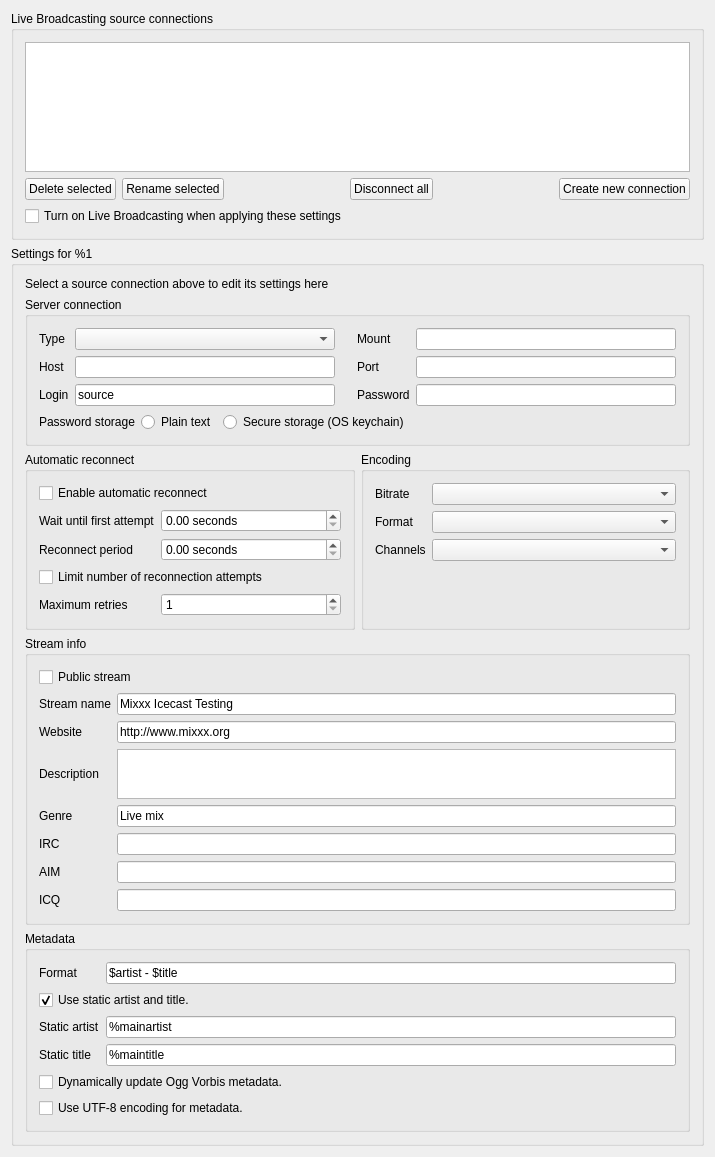
<?xml version="1.0" encoding="UTF-8"?>
<ui version="4.0">
 <class>DlgPrefBroadcastDlg</class>
 <widget class="QWidget" name="DlgPrefBroadcastDlg">
  <property name="geometry">
   <rect>
    <x>0</x>
    <y>0</y>
    <width>715</width>
    <height>1012</height>
   </rect>
  </property>
  <property name="windowTitle">
   <string>Live Broadcasting Preferences</string>
  </property>
  <layout class="QGridLayout" rowstretch="0,0,0,0,0,0,0">
   <item row="0" column="0" colspan="2">
    <widget class="QGroupBox" name="groupBoxProfiles">
     <property name="title">
      <string>Live Broadcasting source connections</string>
     </property>
     <layout class="QVBoxLayout" name="verticalLayout_7">
      <item>
       <widget class="QTableView" name="connectionList">
        <property name="minimumSize">
         <size>
          <width>0</width>
          <height>130</height>
         </size>
        </property>
        <property name="accessibleName">
         <string>Live broadcasting connections</string>
        </property>
        <property name="styleSheet">
         <string notr="true"/>
        </property>
        <property name="selectionMode">
         <enum>QAbstractItemView::SingleSelection</enum>
        </property>
        <property name="selectionBehavior">
         <enum>QAbstractItemView::SelectRows</enum>
        </property>
        <property name="showGrid">
         <bool>true</bool>
        </property>
        <property name="gridStyle">
         <enum>Qt::NoPen</enum>
        </property>
        <attribute name="horizontalHeaderHighlightSections">
         <bool>true</bool>
        </attribute>
        <attribute name="horizontalHeaderStretchLastSection">
         <bool>true</bool>
        </attribute>
        <attribute name="verticalHeaderVisible">
         <bool>false</bool>
        </attribute>
        <attribute name="verticalHeaderHighlightSections">
         <bool>false</bool>
        </attribute>
       </widget>
      </item>
      <item>
       <layout class="QGridLayout" name="gridLayout_4">
        <item row="0" column="0">
         <widget class="QPushButton" name="btnRemoveConnection">
          <property name="text">
           <string>Delete selected</string>
          </property>
         </widget>
        </item>
        <item row="0" column="3">
         <widget class="QPushButton" name="btnDisconnectAll">
          <property name="text">
           <string>Disconnect all</string>
          </property>
         </widget>
        </item>
        <item row="0" column="4">
         <spacer name="horizontalSpacer_3">
          <property name="orientation">
           <enum>Qt::Horizontal</enum>
          </property>
          <property name="sizeHint" stdset="0">
           <size>
            <width>40</width>
            <height>20</height>
           </size>
          </property>
         </spacer>
        </item>
        <item row="0" column="5">
         <widget class="QPushButton" name="btnCreateConnection">
          <property name="text">
           <string>Create new connection</string>
          </property>
         </widget>
        </item>
        <item row="0" column="2">
         <spacer name="horizontalSpacer">
          <property name="orientation">
           <enum>Qt::Horizontal</enum>
          </property>
          <property name="sizeType">
           <enum>QSizePolicy::Expanding</enum>
          </property>
          <property name="sizeHint" stdset="0">
           <size>
            <width>40</width>
            <height>20</height>
           </size>
          </property>
         </spacer>
        </item>
        <item row="0" column="1">
         <widget class="QPushButton" name="btnRenameConnection">
          <property name="text">
           <string>Rename selected</string>
          </property>
         </widget>
        </item>
       </layout>
      </item>
      <item>
       <widget class="QCheckBox" name="connectOnApply">
        <property name="text">
         <string>Turn on Live Broadcasting when applying these settings</string>
        </property>
        <property name="checked">
         <bool>false</bool>
        </property>
       </widget>
      </item>
     </layout>
    </widget>
   </item>
   <item row="2" column="0" colspan="2">
    <widget class="QGroupBox" name="groupBoxProfileSettings">
     <property name="title">
      <string>Settings for %1</string>
     </property>
     <layout class="QGridLayout" name="gridLayout_8">
      <item row="2" column="0">
       <widget class="QGroupBox" name="groupBoxAutomaticReconnect">
        <property name="title">
         <string>Automatic reconnect</string>
        </property>
        <layout class="QVBoxLayout" name="verticalLayout_3">
         <item>
          <layout class="QVBoxLayout" name="verticalLayout_5">
           <item>
            <widget class="QCheckBox" name="checkBoxEnableReconnect">
             <property name="toolTip">
              <string>Reconnect if the connection to the streaming server is lost.</string>
             </property>
             <property name="text">
              <string>Enable automatic reconnect</string>
             </property>
            </widget>
           </item>
           <item>
            <widget class="QWidget" name="widgetReconnectControls" native="true">
             <layout class="QGridLayout" name="gridLayout_5">
              <property name="margin">
               <number>0</number>
              </property>
              <item row="0" column="0">
               <layout class="QGridLayout" name="gridLayout_2">
                <item row="1" column="0">
                 <widget class="QLabel" name="label_18">
                  <property name="text">
                   <string>Reconnect period</string>
                  </property>
                  <property name="buddy">
                   <cstring>spinBoxReconnectPeriod</cstring>
                  </property>
                 </widget>
                </item>
                <item row="1" column="1">
                 <widget class="QDoubleSpinBox" name="spinBoxReconnectPeriod">
                  <property name="toolTip">
                   <string>Time to wait between two reconnection attempts.</string>
                  </property>
                  <property name="suffix">
                   <string> seconds</string>
                  </property>
                  <property name="decimals">
                   <number>2</number>
                  </property>
                  <property name="maximum">
                   <double>3600.000000000000000</double>
                  </property>
                 </widget>
                </item>
                <item row="3" column="1">
                 <widget class="QSpinBox" name="spinBoxMaximumRetries">
                  <property name="sizePolicy">
                   <sizepolicy hsizetype="Expanding" vsizetype="Fixed">
                    <horstretch>0</horstretch>
                    <verstretch>0</verstretch>
                   </sizepolicy>
                  </property>
                  <property name="minimum">
                   <number>1</number>
                  </property>
                  <property name="maximum">
                   <number>100</number>
                  </property>
                 </widget>
                </item>
                <item row="3" column="0">
                 <widget class="QLabel" name="label_17">
                  <property name="text">
                   <string>Maximum retries</string>
                  </property>
                  <property name="buddy">
                   <cstring>spinBoxMaximumRetries</cstring>
                  </property>
                 </widget>
                </item>
                <item row="2" column="0" colspan="2">
                 <widget class="QCheckBox" name="checkBoxLimitReconnects">
                  <property name="toolTip">
                   <string comment="Uncheck for unlimited reconnect attempts."/>
                  </property>
                  <property name="text">
                   <string>Limit number of reconnection attempts</string>
                  </property>
                 </widget>
                </item>
                <item row="0" column="1">
                 <widget class="QDoubleSpinBox" name="spinBoxFirstDelay">
                  <property name="toolTip">
                   <string>Time to wait before the first reconnection attempt is made.</string>
                  </property>
                  <property name="suffix">
                   <string> seconds</string>
                  </property>
                  <property name="maximum">
                   <double>3600.000000000000000</double>
                  </property>
                 </widget>
                </item>
                <item row="0" column="0">
                 <widget class="QLabel" name="label_19">
                  <property name="text">
                   <string>Wait until first attempt</string>
                  </property>
                  <property name="buddy">
                   <cstring>spinBoxFirstDelay</cstring>
                  </property>
                 </widget>
                </item>
               </layout>
              </item>
             </layout>
            </widget>
           </item>
          </layout>
         </item>
        </layout>
       </widget>
      </item>
      <item row="2" column="1">
       <widget class="QGroupBox" name="groupBoxEncoding">
        <property name="title">
         <string>Encoding</string>
        </property>
        <layout class="QVBoxLayout" name="verticalLayout_4">
         <item>
          <layout class="QGridLayout" name="gridLayout_3">
           <item row="1" column="0">
            <widget class="QLabel" name="label_8">
             <property name="text">
              <string>Format</string>
             </property>
             <property name="buddy">
              <cstring>comboBoxEncodingFormat</cstring>
             </property>
            </widget>
           </item>
           <item row="0" column="0">
            <widget class="QLabel" name="label_4">
             <property name="sizePolicy">
              <sizepolicy hsizetype="Preferred" vsizetype="Preferred">
               <horstretch>0</horstretch>
               <verstretch>0</verstretch>
              </sizepolicy>
             </property>
             <property name="text">
              <string>Bitrate</string>
             </property>
             <property name="buddy">
              <cstring>comboBoxEncodingBitrate</cstring>
             </property>
            </widget>
           </item>
           <item row="2" column="0">
            <widget class="QLabel" name="label_9">
             <property name="frameShape">
              <enum>QFrame::NoFrame</enum>
             </property>
             <property name="lineWidth">
              <number>1</number>
             </property>
             <property name="text">
              <string>Channels</string>
             </property>
             <property name="textFormat">
              <enum>Qt::AutoText</enum>
             </property>
             <property name="scaledContents">
              <bool>false</bool>
             </property>
             <property name="buddy">
              <cstring>comboBoxEncodingChannels</cstring>
             </property>
            </widget>
           </item>
           <item row="2" column="1">
            <widget class="QComboBox" name="comboBoxEncodingChannels">
             <property name="sizePolicy">
              <sizepolicy hsizetype="Expanding" vsizetype="Fixed">
               <horstretch>0</horstretch>
               <verstretch>0</verstretch>
              </sizepolicy>
             </property>
             <property name="maximumSize">
              <size>
               <width>16777215</width>
               <height>16777215</height>
              </size>
             </property>
            </widget>
           </item>
           <item row="1" column="1">
            <widget class="QComboBox" name="comboBoxEncodingFormat">
             <property name="sizePolicy">
              <sizepolicy hsizetype="Expanding" vsizetype="Fixed">
               <horstretch>0</horstretch>
               <verstretch>0</verstretch>
              </sizepolicy>
             </property>
            </widget>
           </item>
           <item row="0" column="1">
            <widget class="QComboBox" name="comboBoxEncodingBitrate">
             <property name="sizePolicy">
              <sizepolicy hsizetype="Expanding" vsizetype="Fixed">
               <horstretch>0</horstretch>
               <verstretch>0</verstretch>
              </sizepolicy>
             </property>
            </widget>
           </item>
           <item row="3" column="1">
            <spacer name="verticalSpacer_2">
             <property name="orientation">
              <enum>Qt::Vertical</enum>
             </property>
             <property name="sizeHint" stdset="0">
              <size>
               <width>20</width>
               <height>40</height>
              </size>
             </property>
            </spacer>
           </item>
          </layout>
         </item>
        </layout>
       </widget>
      </item>
      <item row="4" column="0" colspan="2">
       <widget class="QGroupBox" name="groupBoxMetadata">
        <property name="title">
         <string>Metadata</string>
        </property>
        <property name="flat">
         <bool>false</bool>
        </property>
        <layout class="QVBoxLayout" name="verticalLayout">
         <item>
          <layout class="QGridLayout" name="gridLayout_1">
           <item row="0" column="0">
            <widget class="QLabel" name="label_16">
             <property name="text">
              <string>Format</string>
             </property>
             <property name="buddy">
              <cstring>metadata_format</cstring>
             </property>
            </widget>
           </item>
           <item row="0" column="1">
            <widget class="QLineEdit" name="metadata_format">
             <property name="toolTip">
               <string>Available fields: $artist, $title, $year, $album, $genre, $bpm</string>
             </property>
             <property name="text">
              <string notr="true">$artist - $title</string>
             </property>
            </widget>
           </item>
           <item row="2" column="0">
            <widget class="QLabel" name="label_14">
             <property name="text">
              <string>Static artist</string>
             </property>
             <property name="buddy">
              <cstring>custom_artist</cstring>
             </property>
            </widget>
           </item>
           <item row="2" column="1">
            <widget class="QLineEdit" name="custom_artist">
             <property name="text">
              <string notr="true">%mainartist</string>
             </property>
            </widget>
           </item>
           <item row="3" column="0">
            <widget class="QLabel" name="label_15">
             <property name="text">
              <string>Static title</string>
             </property>
             <property name="buddy">
              <cstring>custom_title</cstring>
             </property>
            </widget>
           </item>
           <item row="3" column="1">
            <widget class="QLineEdit" name="custom_title">
             <property name="text">
              <string notr="true">%maintitle</string>
             </property>
            </widget>
           </item>
           <item row="1" column="0" colspan="2">
            <widget class="QCheckBox" name="enableCustomMetadata">
             <property name="text">
              <string>Use static artist and title.</string>
             </property>
             <property name="checked">
              <bool>true</bool>
             </property>
            </widget>
           </item>
           <item row="4" column="0" colspan="2">
            <widget class="QCheckBox" name="ogg_dynamicupdate">
             <property name="sizePolicy">
              <sizepolicy hsizetype="Preferred" vsizetype="Fixed">
               <horstretch>0</horstretch>
               <verstretch>0</verstretch>
              </sizepolicy>
             </property>
             <property name="toolTip">
              <string>Due to flaws in some streaming clients, updating Ogg Vorbis metadata dynamically can cause listener glitches and disconnections. Check this box to update the metadata anyway.</string>
             </property>
             <property name="text">
              <string>Dynamically update Ogg Vorbis metadata.</string>
             </property>
            </widget>
           </item>
           <item row="5" column="0" colspan="2">
            <widget class="QCheckBox" name="enableUtf8Metadata">
             <property name="text">
              <string>Use UTF-8 encoding for metadata.</string>
             </property>
            </widget>
           </item>
           <item row="6" column="1">
            <spacer name="verticalSpacer_3">
             <property name="orientation">
              <enum>Qt::Vertical</enum>
             </property>
             <property name="sizeHint" stdset="0">
              <size>
               <width>20</width>
               <height>40</height>
              </size>
             </property>
            </spacer>
           </item>
          </layout>
         </item>
        </layout>
       </widget>
      </item>
      <item row="3" column="0" colspan="2">
       <widget class="QGroupBox" name="groupBoxStreamInfo">
        <property name="minimumSize">
         <size>
          <width>300</width>
          <height>0</height>
         </size>
        </property>
        <property name="title">
         <string>Stream info</string>
        </property>
        <layout class="QVBoxLayout" name="verticalLayout_2">
         <item>
          <layout class="QGridLayout">
           <item row="7" column="0">
            <widget class="QLabel" name="stream_ICQ_label">
             <property name="text">
              <string>ICQ</string>
             </property>
             <property name="buddy">
              <cstring>stream_ICQ</cstring>
             </property>
            </widget>
           </item>
           <item row="6" column="0">
            <widget class="QLabel" name="stream_AIM_label">
             <property name="text">
              <string>AIM</string>
             </property>
             <property name="buddy">
              <cstring>stream_AIM</cstring>
             </property>
            </widget>
           </item>
           <item row="1" column="1">
            <widget class="QLineEdit" name="stream_name">
             <property name="sizePolicy">
              <sizepolicy hsizetype="Expanding" vsizetype="Fixed">
               <horstretch>0</horstretch>
               <verstretch>0</verstretch>
              </sizepolicy>
             </property>
             <property name="text">
              <string>Mixxx Icecast Testing</string>
             </property>
            </widget>
           </item>
           <item row="1" column="0">
            <widget class="QLabel" name="label_10">
             <property name="sizePolicy">
              <sizepolicy hsizetype="Preferred" vsizetype="Preferred">
               <horstretch>0</horstretch>
               <verstretch>0</verstretch>
              </sizepolicy>
             </property>
             <property name="text">
              <string>Stream name</string>
             </property>
             <property name="buddy">
              <cstring>stream_name</cstring>
             </property>
            </widget>
           </item>
           <item row="2" column="0">
            <widget class="QLabel" name="label_11">
             <property name="sizePolicy">
              <sizepolicy hsizetype="Preferred" vsizetype="Preferred">
               <horstretch>0</horstretch>
               <verstretch>0</verstretch>
              </sizepolicy>
             </property>
             <property name="text">
              <string>Website</string>
             </property>
             <property name="buddy">
              <cstring>stream_website</cstring>
             </property>
            </widget>
           </item>
           <item row="2" column="1">
            <widget class="QLineEdit" name="stream_website">
             <property name="sizePolicy">
              <sizepolicy hsizetype="Expanding" vsizetype="Fixed">
               <horstretch>0</horstretch>
               <verstretch>0</verstretch>
              </sizepolicy>
             </property>
             <property name="text">
              <string>http://www.mixxx.org</string>
             </property>
            </widget>
           </item>
           <item row="3" column="0">
            <widget class="QLabel" name="label_12">
             <property name="sizePolicy">
              <sizepolicy hsizetype="Preferred" vsizetype="Preferred">
               <horstretch>0</horstretch>
               <verstretch>0</verstretch>
              </sizepolicy>
             </property>
             <property name="text">
              <string>Description</string>
             </property>
             <property name="buddy">
              <cstring>stream_desc</cstring>
             </property>
            </widget>
           </item>
           <item row="3" column="1">
            <widget class="QTextEdit" name="stream_desc">
             <property name="sizePolicy">
              <sizepolicy hsizetype="Expanding" vsizetype="Fixed">
               <horstretch>0</horstretch>
               <verstretch>0</verstretch>
              </sizepolicy>
             </property>
             <property name="minimumSize">
              <size>
               <width>0</width>
               <height>50</height>
              </size>
             </property>
             <property name="maximumSize">
              <size>
               <width>16777215</width>
               <height>50</height>
              </size>
             </property>
             <property name="tabChangesFocus">
              <bool>true</bool>
             </property>
             <property name="html">
              <string notr="true">&lt;!DOCTYPE HTML PUBLIC &quot;-//W3C//DTD HTML 4.0//EN&quot; &quot;http://www.w3.org/TR/REC-html40/strict.dtd&quot;&gt;
&lt;html&gt;&lt;head&gt;&lt;meta name=&quot;qrichtext&quot; content=&quot;1&quot; /&gt;&lt;style type=&quot;text/css&quot;&gt;
p, li { white-space: pre-wrap; }
&lt;/style&gt;&lt;/head&gt;&lt;body style=&quot; font-family:'.SF NS Text'; font-size:13pt; font-weight:400; font-style:normal;&quot;&gt;
&lt;p style=&quot; margin-top:0px; margin-bottom:0px; margin-left:0px; margin-right:0px; -qt-block-indent:0; text-indent:0px;&quot;&gt;&lt;span style=&quot; font-family:'Ubuntu'; font-size:10pt;&quot;&gt;  &lt;/span&gt;&lt;/p&gt;
&lt;p style=&quot;-qt-paragraph-type:empty; margin-top:0px; margin-bottom:0px; margin-left:0px; margin-right:0px; -qt-block-indent:0; text-indent:0px; font-family:'Lucida Grande';&quot;&gt;&lt;br /&gt;&lt;/p&gt;&lt;/body&gt;&lt;/html&gt;</string>
             </property>
            </widget>
           </item>
           <item row="4" column="0">
            <widget class="QLabel" name="label_13">
             <property name="sizePolicy">
              <sizepolicy hsizetype="Preferred" vsizetype="Preferred">
               <horstretch>0</horstretch>
               <verstretch>0</verstretch>
              </sizepolicy>
             </property>
             <property name="text">
              <string>Genre</string>
             </property>
             <property name="buddy">
              <cstring>stream_genre</cstring>
             </property>
            </widget>
           </item>
           <item row="4" column="1">
            <widget class="QLineEdit" name="stream_genre">
             <property name="sizePolicy">
              <sizepolicy hsizetype="Expanding" vsizetype="Fixed">
               <horstretch>0</horstretch>
               <verstretch>0</verstretch>
              </sizepolicy>
             </property>
             <property name="text">
              <string>Live mix</string>
             </property>
            </widget>
           </item>
           <item row="0" column="0" colspan="2">
            <widget class="QCheckBox" name="stream_public">
             <property name="text">
              <string>Public stream</string>
             </property>
            </widget>
           </item>
           <item row="5" column="0">
            <widget class="QLabel" name="stream_IRC_label">
             <property name="text">
              <string>IRC</string>
             </property>
             <property name="buddy">
              <cstring>stream_IRC</cstring>
             </property>
            </widget>
           </item>
           <item row="5" column="1">
            <widget class="QLineEdit" name="stream_IRC"/>
           </item>
           <item row="6" column="1">
            <widget class="QLineEdit" name="stream_AIM"/>
           </item>
           <item row="7" column="1">
            <widget class="QLineEdit" name="stream_ICQ"/>
           </item>
          </layout>
         </item>
        </layout>
       </widget>
      </item>
      <item row="0" column="0" colspan="2">
       <widget class="QLabel" name="labelHowtoSettings">
        <property name="text">
         <string>Select a source connection above to edit its settings here</string>
        </property>
       </widget>
      </item>
      <item row="1" column="0" colspan="2">
       <widget class="QGroupBox" name="groupBoxServerConnection">
        <property name="title">
         <string>Server connection</string>
        </property>
        <layout class="QGridLayout">
         <item row="0" column="0">
          <layout class="QGridLayout" name="gridLayoutSC">
           <item row="0" column="0">
            <widget class="QLabel" name="label">
             <property name="text">
              <string>Type</string>
             </property>
             <property name="buddy">
              <cstring>comboBoxServerType</cstring>
             </property>
            </widget>
           </item>
           <item row="0" column="1">
            <widget class="QComboBox" name="comboBoxServerType">
             <property name="sizePolicy">
              <sizepolicy hsizetype="Expanding" vsizetype="Fixed">
               <horstretch>0</horstretch>
               <verstretch>0</verstretch>
              </sizepolicy>
             </property>
            </widget>
           </item>
           <item row="0" column="2">
            <widget class="QWidget" name="widget" native="true">
             <property name="minimumSize">
              <size>
               <width>10</width>
               <height>0</height>
              </size>
             </property>
            </widget>
           </item>
           <item row="0" column="3">
            <widget class="QLabel" name="label_5">
             <property name="text">
              <string>Mount</string>
             </property>
             <property name="buddy">
              <cstring>mountpoint</cstring>
             </property>
            </widget>
           </item>
           <item row="0" column="4">
            <widget class="QLineEdit" name="mountpoint">
             <property name="text">
              <string notr="true"/>
             </property>
            </widget>
           </item>
           <item row="1" column="0">
            <widget class="QLabel" name="label_2">
             <property name="text">
              <string>Host</string>
             </property>
             <property name="buddy">
              <cstring>host</cstring>
             </property>
            </widget>
           </item>
           <item row="1" column="1">
            <widget class="QLineEdit" name="host">
             <property name="text">
              <string notr="true"/>
             </property>
            </widget>
           </item>
           <item row="1" column="3">
            <widget class="QLabel" name="label_3">
             <property name="text">
              <string>Port</string>
             </property>
             <property name="buddy">
              <cstring>port</cstring>
             </property>
            </widget>
           </item>
           <item row="1" column="4">
            <widget class="QLineEdit" name="port">
             <property name="sizePolicy">
              <sizepolicy hsizetype="Preferred" vsizetype="Fixed">
               <horstretch>0</horstretch>
               <verstretch>0</verstretch>
              </sizepolicy>
             </property>
             <property name="text">
              <string notr="true"/>
             </property>
            </widget>
           </item>
           <item row="2" column="0">
            <widget class="QLabel" name="label_6">
             <property name="text">
              <string>Login</string>
             </property>
             <property name="buddy">
              <cstring>login</cstring>
             </property>
            </widget>
           </item>
           <item row="2" column="1">
            <widget class="QLineEdit" name="login">
             <property name="text">
              <string notr="true">source</string>
             </property>
            </widget>
           </item>
           <item row="2" column="3">
            <widget class="QLabel" name="label_7">
             <property name="text">
              <string>Password</string>
             </property>
             <property name="buddy">
              <cstring>password</cstring>
             </property>
            </widget>
           </item>
           <item row="2" column="4">
            <widget class="QLineEdit" name="password">
             <property name="text">
              <string notr="true"/>
             </property>
             <property name="echoMode">
              <enum>QLineEdit::Password</enum>
             </property>
            </widget>
           </item>
          </layout>
         </item>
         <item row="1" column="0">
          <widget class="QWidget" name="groupPasswordStorage" native="true">
           <layout class="QHBoxLayout" name="horizontalLayout_2">
            <property name="margin">
             <number>0</number>
            </property>
            <item>
             <layout class="QHBoxLayout" name="horizontalLayout">
              <item>
               <widget class="QLabel" name="label_20">
                <property name="text">
                 <string>Password storage</string>
                </property>
                <property name="buddy">
                 <cstring>rbPasswordCleartext</cstring>
                </property>
               </widget>
              </item>
              <item>
               <widget class="QRadioButton" name="rbPasswordCleartext">
                <property name="text">
                 <string>Plain text</string>
                </property>
                <attribute name="buttonGroup">
                 <string notr="true">rbGroupPassword</string>
                </attribute>
               </widget>
              </item>
              <item>
               <widget class="QRadioButton" name="rbPasswordKeychain">
                <property name="text">
                 <string>Secure storage (OS keychain)</string>
                </property>
                <attribute name="buttonGroup">
                 <string notr="true">rbGroupPassword</string>
                </attribute>
               </widget>
              </item>
              <item>
               <spacer name="horizontalSpacer_2">
                <property name="orientation">
                 <enum>Qt::Horizontal</enum>
                </property>
                <property name="sizeHint" stdset="0">
                 <size>
                  <width>40</width>
                  <height>20</height>
                 </size>
                </property>
               </spacer>
              </item>
             </layout>
            </item>
           </layout>
          </widget>
         </item>
        </layout>
       </widget>
      </item>
     </layout>
    </widget>
   </item>
   <item row="6" column="0">
    <spacer name="verticalSpacer">
     <property name="orientation">
      <enum>Qt::Vertical</enum>
     </property>
     <property name="sizeType">
      <enum>QSizePolicy::Expanding</enum>
     </property>
     <property name="sizeHint" stdset="0">
      <size>
       <width>20</width>
       <height>40</height>
      </size>
     </property>
    </spacer>
   </item>
  </layout>
 </widget>
 <layoutdefault spacing="6" margin="11"/>
 <tabstops>
  <tabstop>connectionList</tabstop>
  <tabstop>btnRemoveConnection</tabstop>
  <tabstop>btnRenameConnection</tabstop>
  <tabstop>btnDisconnectAll</tabstop>
  <tabstop>btnCreateConnection</tabstop>
  <tabstop>connectOnApply</tabstop>

  <tabstop>comboBoxServerType</tabstop>
  <tabstop>mountpoint</tabstop>
  <tabstop>host</tabstop>
  <tabstop>port</tabstop>
  <tabstop>login</tabstop>
  <tabstop>password</tabstop>
  <tabstop>rbPasswordCleartext</tabstop>
  <tabstop>rbPasswordKeychain</tabstop>

  <tabstop>checkBoxEnableReconnect</tabstop>
  <tabstop>spinBoxFirstDelay</tabstop>
  <tabstop>spinBoxReconnectPeriod</tabstop>
  <tabstop>checkBoxLimitReconnects</tabstop>
  <tabstop>spinBoxMaximumRetries</tabstop>

  <tabstop>comboBoxEncodingBitrate</tabstop>
  <tabstop>comboBoxEncodingFormat</tabstop>
  <tabstop>comboBoxEncodingChannels</tabstop>

  <tabstop>stream_public</tabstop>
  <tabstop>stream_name</tabstop>
  <tabstop>stream_website</tabstop>
  <tabstop>stream_desc</tabstop>
  <tabstop>stream_genre</tabstop>
  <tabstop>stream_IRC</tabstop>
  <tabstop>stream_AIM</tabstop>
  <tabstop>stream_ICQ</tabstop>

  <tabstop>metadata_format</tabstop>
  <tabstop>enableCustomMetadata</tabstop>
  <tabstop>custom_artist</tabstop>
  <tabstop>custom_title</tabstop>
  <tabstop>ogg_dynamicupdate</tabstop>
  <tabstop>enableUtf8Metadata</tabstop>
 </tabstops>
 <resources/>
 <connections/>
 <buttongroups>
  <buttongroup name="rbGroupPassword"/>
 </buttongroups>
</ui>
